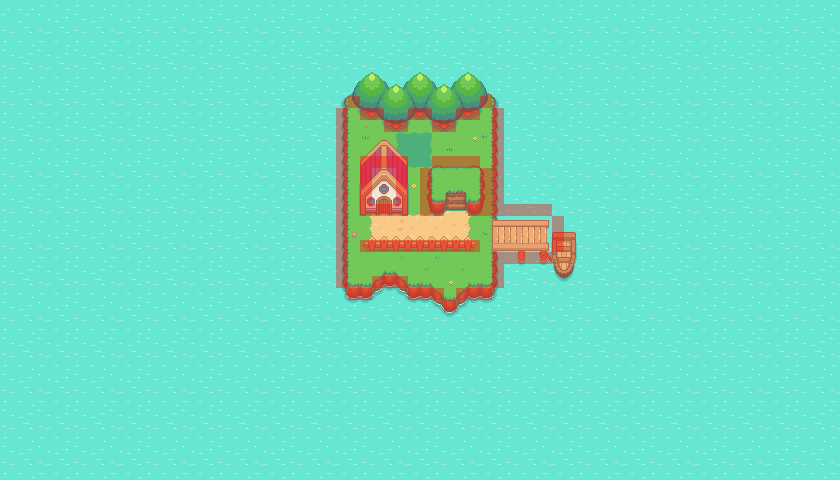

Below is a game level as drawn by its tile map, then a one-line description and the .tmx that defines it (tile-layer data replaced by summaries):
An orthogonal 70x40 tile map with 12x12 px tiles, 12 tile layers (Water, Island, Paths, Battle patch, ...), 2 tilesets.

<map version="1.10" tiledversion="1.10.2" orientation="orthogonal" renderorder="right-down" width="70" height="40" tilewidth="12" tileheight="12" infinite="0" nextlayerid="14" nextobjectid="1">
 <tileset firstgid="1" source="PokemonGame.tsx" />
 <tileset firstgid="1025" source="collisionTileset.tsx" />
 <layer id="1" name="Water" width="70" height="40">
  <data>[2800 cells, 2800 non-empty, 9 distinct tile ids]</data>
 </layer>
 <layer id="2" name="Island" width="70" height="40">
  <data>[2800 cells, 278 non-empty, 77 distinct tile ids]</data>
 </layer>
 <layer id="8" name="Paths" width="70" height="40">
  <data>[2800 cells, 36 non-empty, 14 distinct tile ids]</data>
 </layer>
 <layer id="9" name="Battle patch" width="70" height="40">
  <data>[2800 cells, 25 non-empty, 24 distinct tile ids]</data>
 </layer>
 <layer id="10" name="Fences" width="70" height="40">
  <data>[2800 cells, 20 non-empty, 8 distinct tile ids]</data>
 </layer>
 <layer id="11" name="Dock" width="70" height="40">
  <data>[2800 cells, 63 non-empty, 63 distinct tile ids]</data>
 </layer>
 <layer id="3" name="Plateau" width="70" height="40">
  <data>[2800 cells, 30 non-empty, 30 distinct tile ids]</data>
 </layer>
 <layer id="5" name="Trees 1" width="70" height="40">
  <data>[2800 cells, 48 non-empty, 16 distinct tile ids]</data>
 </layer>
 <layer id="7" name="Trees 2" width="70" height="40">
  <data>[2800 cells, 32 non-empty, 16 distinct tile ids]</data>
 </layer>
 <layer id="4" name="House" width="70" height="40">
  <data>[2800 cells, 42 non-empty, 42 distinct tile ids]</data>
 </layer>
 <layer id="12" name="COLLISIONS" width="70" height="40" opacity="0.38">
  <data>[2800 cells, 100 non-empty, 1 distinct tile ids]</data>
 </layer>
 <layer id="13" name="FOREGROUND OBJECTS" width="70" height="40">
  <data>[2800 cells, 16 non-empty, 10 distinct tile ids]</data>
 </layer>
</map>
